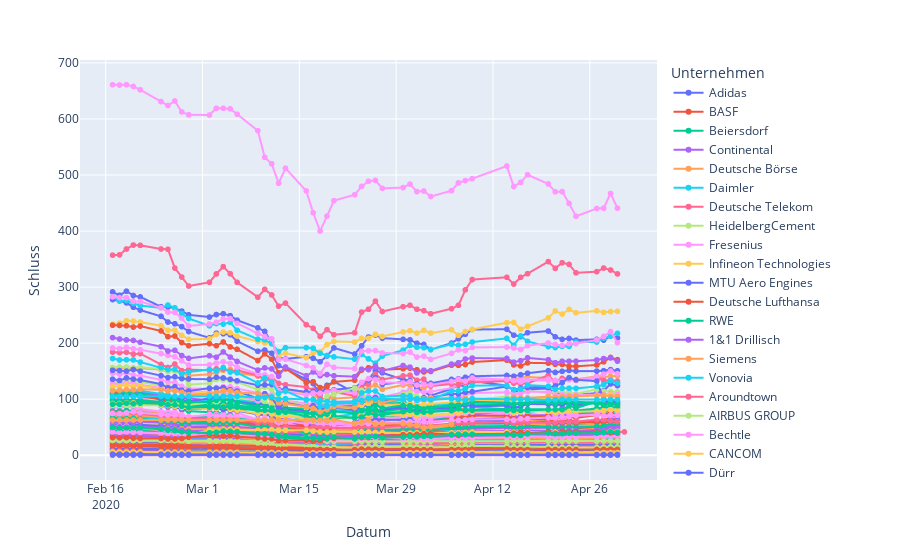

The code cell stored with this chart in its notebook:
### Code cell
px.line(df, x='Datum', y='Schluss', color='Unternehmen', markers=True)
